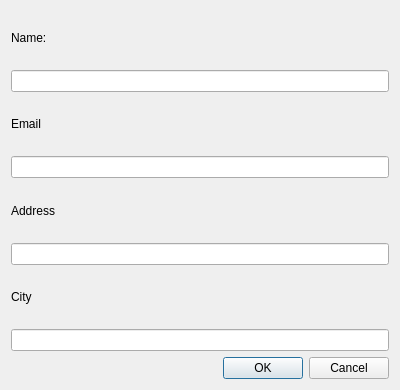
<?xml version="1.0" encoding="UTF-8"?>
<ui version="4.0">
 <class>AddDialog</class>
 <widget class="QDialog" name="AddDialog">
  <property name="geometry">
   <rect>
    <x>0</x>
    <y>0</y>
    <width>400</width>
    <height>390</height>
   </rect>
  </property>
  <property name="windowTitle">
   <string>Add new customer</string>
  </property>
  <layout class="QVBoxLayout" name="verticalLayout">
   <item>
    <widget class="QLabel" name="nameLabel">
     <property name="text">
      <string>Name:</string>
     </property>
    </widget>
   </item>
   <item>
    <widget class="QLineEdit" name="nameEdit"/>
   </item>
   <item>
    <widget class="QLabel" name="emailLabel">
     <property name="text">
      <string>Email</string>
     </property>
    </widget>
   </item>
   <item>
    <widget class="QLineEdit" name="emailEdit"/>
   </item>
   <item>
    <widget class="QLabel" name="addressLabel">
     <property name="text">
      <string>Address</string>
     </property>
    </widget>
   </item>
   <item>
    <widget class="QLineEdit" name="addressEdit"/>
   </item>
   <item>
    <widget class="QLabel" name="cityLabel">
     <property name="text">
      <string>City</string>
     </property>
    </widget>
   </item>
   <item>
    <widget class="QLineEdit" name="cityEdit"/>
   </item>
   <item>
    <widget class="QDialogButtonBox" name="buttonBox">
     <property name="orientation">
      <enum>Qt::Horizontal</enum>
     </property>
     <property name="standardButtons">
      <set>QDialogButtonBox::Cancel|QDialogButtonBox::Ok</set>
     </property>
    </widget>
   </item>
  </layout>
 </widget>
 <resources/>
 <connections>
  <connection>
   <sender>buttonBox</sender>
   <signal>accepted()</signal>
   <receiver>AddDialog</receiver>
   <slot>accept()</slot>
   <hints>
    <hint type="sourcelabel">
     <x>248</x>
     <y>254</y>
    </hint>
    <hint type="destinationlabel">
     <x>157</x>
     <y>274</y>
    </hint>
   </hints>
  </connection>
  <connection>
   <sender>buttonBox</sender>
   <signal>rejected()</signal>
   <receiver>AddDialog</receiver>
   <slot>reject()</slot>
   <hints>
    <hint type="sourcelabel">
     <x>316</x>
     <y>260</y>
    </hint>
    <hint type="destinationlabel">
     <x>286</x>
     <y>274</y>
    </hint>
   </hints>
  </connection>
 </connections>
</ui>
